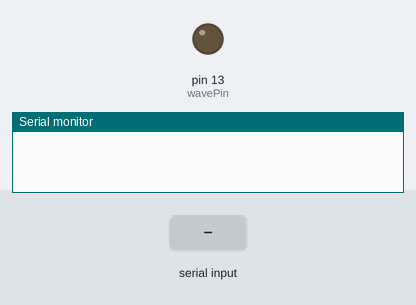
Simulated run of this sketch. Board: Arduino Uno, built with avr-gcc and run on an emulated ATmega328P. On the bench: output pins drawn as LEDs (lit = HIGH), the last lines printed to the serial monitor. Inputs (shaded band) come from the test bench.

Above: at 1.2 s.
1.3 s: "e" received over Serial
At 2.1 s:
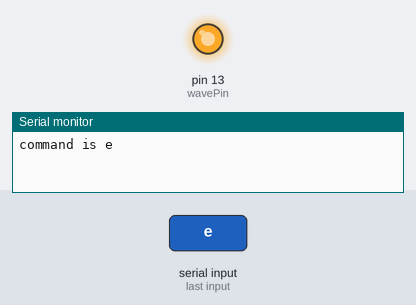
2.9 s: "f?" received over Serial
At 3.4 s:
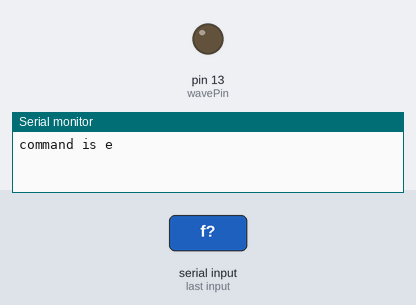
4.4 s: "90,45\n" received over Serial
At 6.5 s:
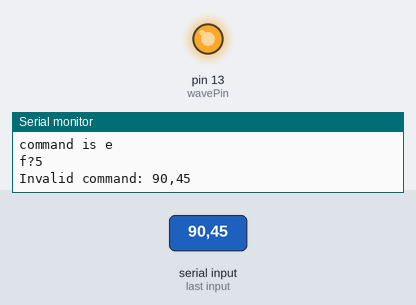
7.0 s: "f,45\n" received over Serial
At 8.3 s:
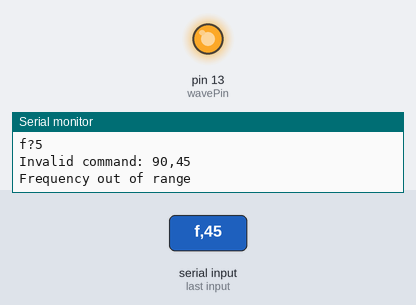
8.6 s: "5\n" received over Serial
At 9.2 s:
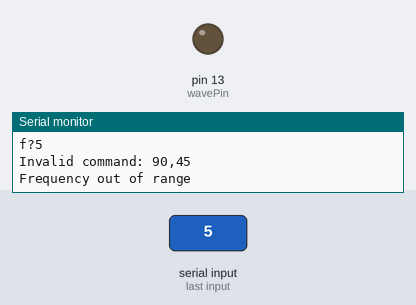
Timing chart, 0 to 11.1 s (numbered marks = the images above; inputs shaded):
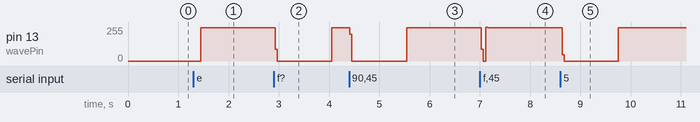

Measured:
- after the input at 1.3 s, pin 13 (wavePin): 0/255 → 249/255 after 0.15 s
- after the input at 2.9 s, pin 13 (wavePin): 249/255 → 0/255 at once, → 249/255 1.1 s later
- after the input at 4.4 s, pin 13 (wavePin): 249/255 → 0/255 at once, → 249/255 1.1 s later
- after the input at 7.0 s, pin 13 (wavePin): 249/255 → 248/255 at once
- after the input at 8.6 s, pin 13 (wavePin): 248/255 → 0/255 at once, → 249/255 1.1 s later

The sketch:

sketch_oct4a.ino
```cpp
// Arduino Due Square Wave Generator with RS-232 Interface

// Pin for outputting the square wave
const int wavePin = 13;

// Variables for frequency and signal generation
volatile unsigned int frequency = 5; // Default frequency 1000Hz
volatile bool isGenerating = false;     // Flag to control wave generation
unsigned long highTime;                 // High part of the signal in microseconds

// Timing constants
const unsigned long lowTime = 70;       // Low part duration in microseconds

void setup() {
  // Set up wave pin as output
  pinMode(wavePin, OUTPUT);
  digitalWrite(wavePin, LOW);

  // Set up serial communication
  Serial.begin(9600);

  // Calculate initial high time based on the default frequency
  calculateHighTime();
}

void loop() {
  // Check for incoming serial data
  if (Serial.available() > 0) {
    handleCommand();
  }

  // Generate the square wave if the flag is set
  if (isGenerating) {
    generateSquareWave();
  }
}

// Function to handle incoming RS-232 commands
void handleCommand() {
  delay(100); // wait for more to showup.
  if (Serial.available() == 5) {
    char command = Serial.read(); // read the first byte
    if (command == 'f') {
      // the next 4 are the frequency
      char buffer[5];
      Serial.readBytes(buffer, 4);
      buffer[4] = '\0';
      int tempFrequency = atoi(buffer);
      if (tempFrequency >= 1 && tempFrequency <= 4500) {
        frequency = tempFrequency;
        calculateHighTime();
        Serial.print(command);
        Serial.println(buffer);  // Acknowledge the set frequency command
      } else {
        Serial.println("Frequency out of range");
      }
    } else {
      Serial.println("Invalid command: " + String(command));
    }
  } else if (Serial.available() == 2) {
    String command = Serial.readString();
//     Serial.println(command);
    if (command == "f?") {
      Serial.println(command + String(frequency));
    } else {
      Serial.println("Invalid command: " + command);
    }
  } else if (Serial.available() == 1) {
    char command = Serial.read();
    if (command == 'e') {
      Serial.println("command is e");
      digitalWrite(LED_BUILTIN, HIGH);
      digitalWrite(wavePin, HIGH);
      isGenerating = true;
    } else if (command == 'h') {
      Serial.println("command is h");
      digitalWrite(LED_BUILTIN, LOW);
      digitalWrite(wavePin, LOW);
      isGenerating = false;
//      digitalWrite(wavePin, LOW);  // Ensure the signal stops in LOW state
    } else {
      Serial.println("Invalid command: " + String(command));
    }
  } else { // not 5, 2 or 1
    String command = Serial.readString();
    Serial.println("Invalid command: " + command);
  }
}

// Function to calculate the high time based on the current frequency
void calculateHighTime() {
  // Period in microseconds = 1,000,000 / frequency
  unsigned long period = 1000000 / frequency;

  // High time is the period minus the low time (80 microseconds)
  if (period > lowTime) {
    highTime = period - lowTime;
  } else {
    highTime = 0; // Prevent negative or invalid high time
  }
}

// Function to generate the square wave signal
void generateSquareWave() {
  // Set the pin HIGH for the calculated high time
  digitalWrite(LED_BUILTIN, HIGH);
  delayMicroseconds(highTime);

  // Set the pin LOW for the constant low time
  digitalWrite(LED_BUILTIN, LOW);
  delayMicroseconds(lowTime);
}
```
